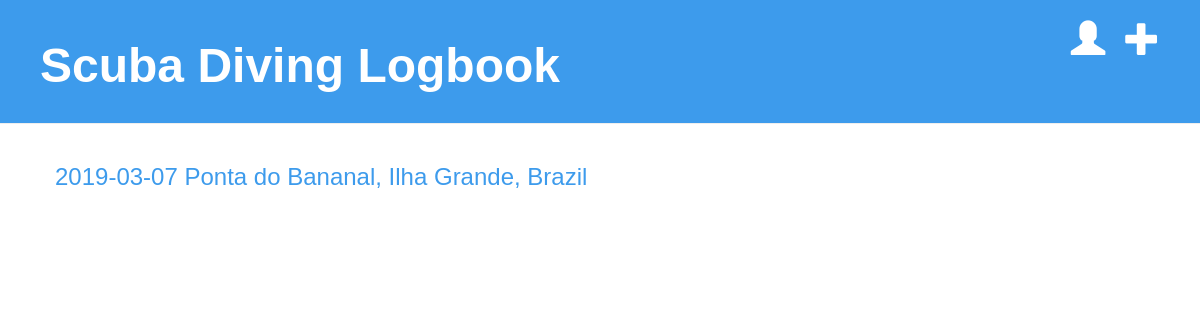
/, run on an earlier commit of the app's database.
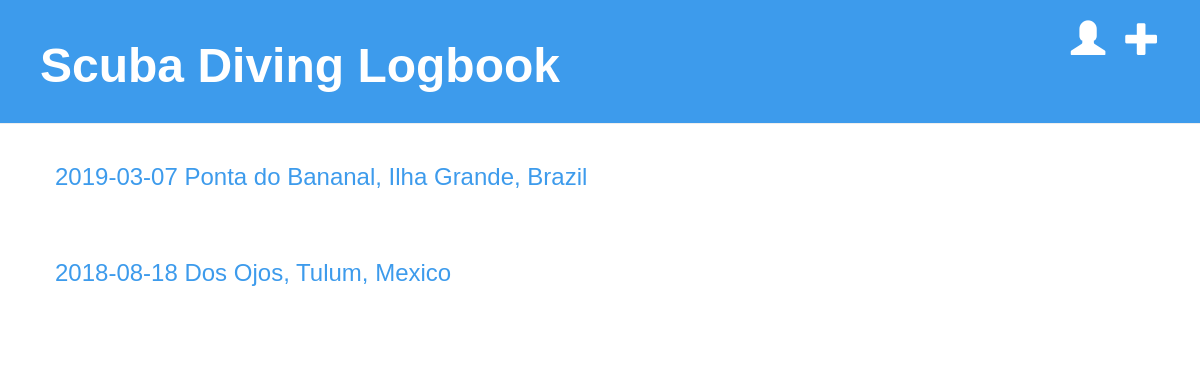
And on a later commit of the database.
### logbook/models.py (models this page shows)
class Dive(models.Model):
    diver = models.ForeignKey(Diver, on_delete=models.CASCADE, related_name='dives')
    location = models.CharField(max_length=100)
    date = models.DateField()
    start_time = models.TimeField()
    duration = models.DurationField()
    max_depth = models.IntegerField()
    buddy_name = models.CharField(max_length=100)
    log_text = models.TextField()
    created_date = models.DateTimeField(default=timezone.now)
    def __str__(self):
        return '%s %s' % (self.date, self.location)

### logbook/views.py (the view)
# urls.py: path('', views.dive_list, name='dive_list'),
def dive_list(request):
    dives = Dive.objects.all().order_by('-date', '-start_time')
    return render(request, 'logbook/dive_list.html', {'dives': dives})

### logbook/templates/logbook/dive_list.html
{% extends 'logbook/base.html' %}
{% block content %}
    {% for dive in dives %}
        <div class="dive">
            <h3><a href="{% url 'dive_detail' pk=dive.pk %}">{{ dive }}</a></h3>
        </div>
    {% endfor %}
{% endblock %}

What changed in the data, as far as the page shows it:
added Dive: date+location "2018-08-18 Dos Ojos, Tulum, Mexico"
